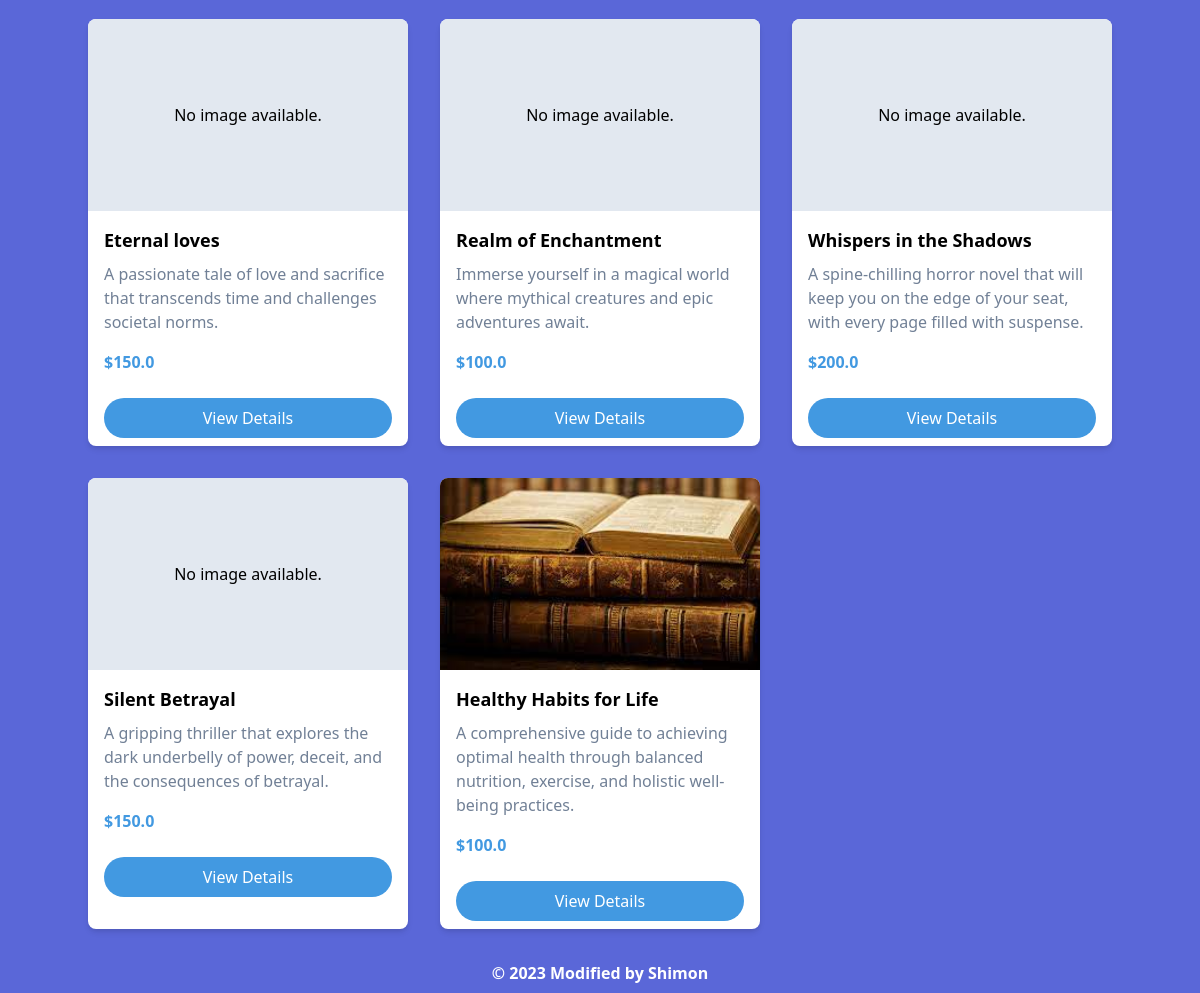
/ (lower part), run on an earlier commit of the app's database.
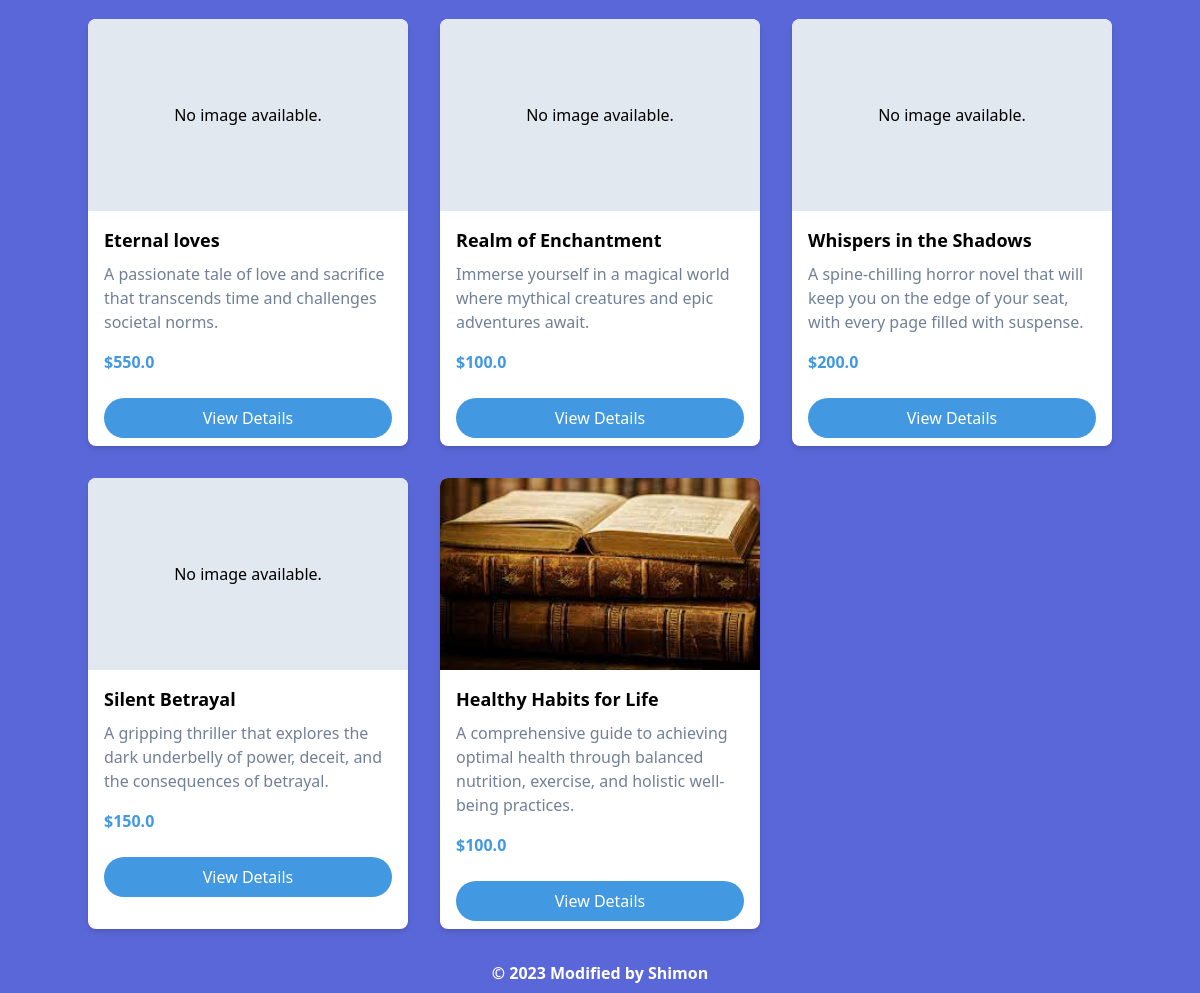
And on a later commit of the database.
### books/models.py (models this page shows)
class Book(models.Model):
    categories = models.CharField(max_length=50, choices=CATEGORY_CHOICES)
    title = models.CharField(max_length=100)
    description = models.TextField()
    image = models.ImageField(
        upload_to='books/media/uploads', blank=True, null=True)
    price = models.FloatField()
    borrowers = models.ManyToManyField(
        User, related_name='borrowed_books', blank=True)
    def __str__(self):
        return self.title

### core/views.py (the view)
# urls.py: 2. Add a URL to urlpatterns:  path('', views.home, name='home')
def home(request, book_category=None):
    books = Book.objects.all()
    categories = [category[0] for category in CATEGORY_CHOICES]
    for book in books:
        print(book)
    bookCategory = book_category
    if book_category:
        books = books.filter(categories=bookCategory)
    return render(request, 'index.html', {'books': books, 'categories': categories})

### core/templates/index.html (shortened to what this page needs)
{% extends 'base.html' %}
{% load static %}
{% block content %}
<div class="container mx-auto grid grid-cols-1 sm:grid-cols-2 md:grid-cols-2 lg:grid-cols-3 xl:grid-cols-4 gap-8 my-8">
    {% for book in books %}
        <div class="bg-white rounded-lg overflow-hidden shadow-md hover:shadow-lg transition duration-300 ease-in-out transform hover:scale-105">
            {% if book.image %}
                <img src="{{ book.image.url }}" alt="{{ book.title }} Image" class="w-full h-48 object-cover">
            {% else %}
                <p class="h-48 bg-gray-300 flex items-center justify-center">No image available.</p>
            {% endif %}
            <div class="p-4">
                <h2 class="font-bold text-lg mb-2">{{ book.title }}</h2>
                <p class="text-gray-600 mb-4">{{ book.description }}</p>
                <p class="text-blue-500 font-bold">${{ book.price }}</p>
            </div>
            <a href="{% url 'book_detail' book_id=book.id %}" class="mb-2 block text-center bg-blue-500 text-white py-2 px-4 mt-2 mx-4 rounded-full transition duration-300 ease-in-out hover:bg-blue-600 focus:outline-none focus:shadow-outline-blue">
                View Details
            </a>
        </div>
    {% endfor %}
</div>
{% endblock %}

What changed in the data, as far as the page shows it:
changed Book "Eternal loves": price "150.0" → "550.0"
